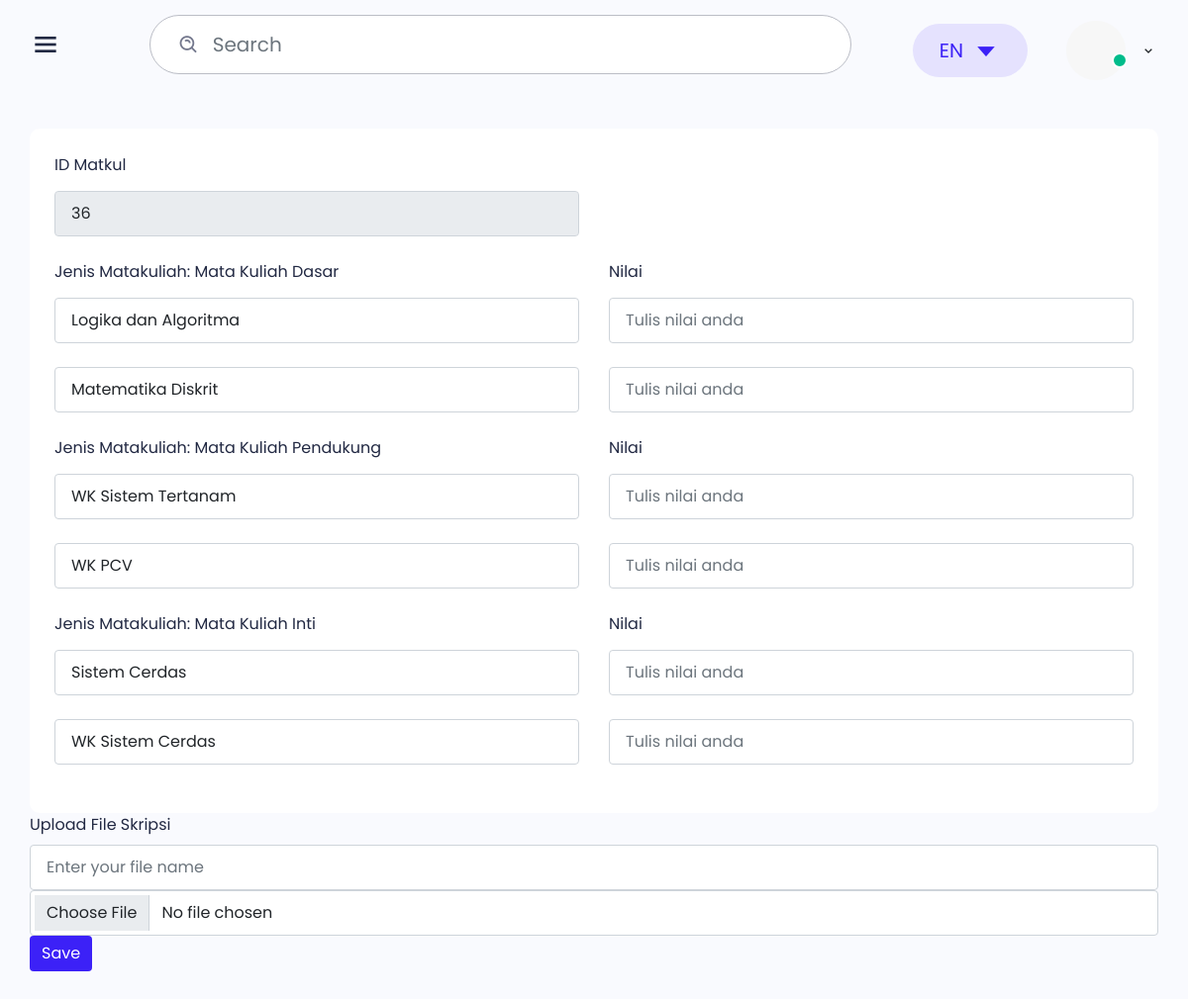
Page /protend/input_nilai.php on the earlier database version.
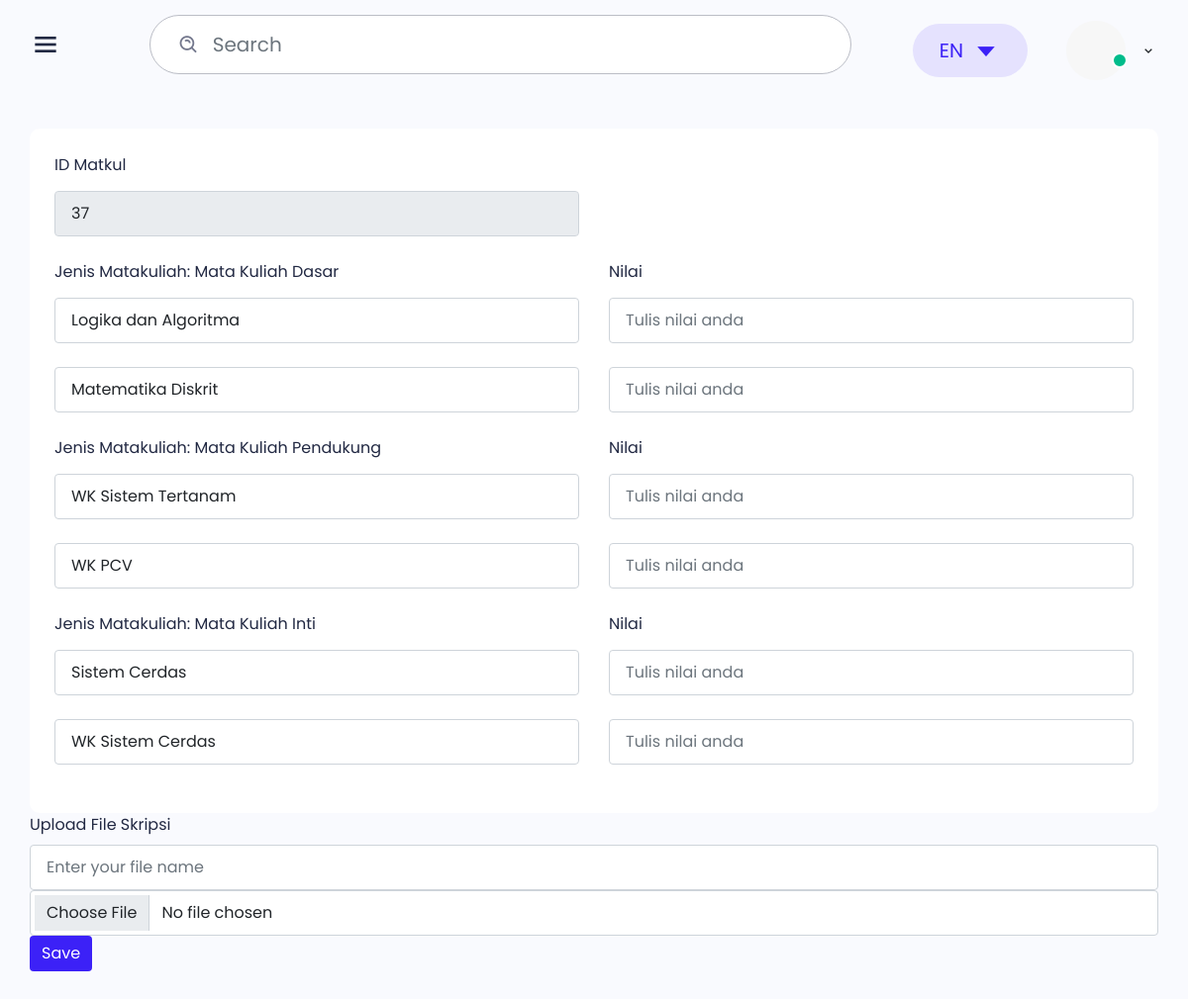
Same page on the later database version.
### tables this page shows
CREATE TABLE `mata_kuliah` (
  `id_matkul` int(11) NOT NULL,
  `logika_algoritma` float NOT NULL,
  `matematika_Diskrit` float NOT NULL,
  `wk_sistemtertanam` float NOT NULL,
  `wk_pcv` float NOT NULL,
  `sistem_cerdas` float NOT NULL,
  `wk_sistem_cerdas` float NOT NULL,
  `name` text NOT NULL,
  `file` varchar(50) NOT NULL,
  `id_status` int(3) NOT NULL DEFAULT '0',
  `id_nilai_skripsi` int(3) NOT NULL DEFAULT '0'
);

### protend/input_nilai.php (the view, shortened to what the changed rows need)
<!DOCTYPE html>
<html lang="en">
<head>
    <link href='https://unpkg.com/boxicons@2.0.7/css/boxicons.min.css' rel='stylesheet'>
    <link rel="stylesheet" href="css/icons.min.css">
    <link rel="stylesheet" href="./libs/date-picker/datepicker.css">
    <link rel="stylesheet" href="./css/bootstrap.min.css">
    <link rel="stylesheet" href="./css/grid.css">
    <link rel="stylesheet" href="./css/style.css">
    <link rel="stylesheet" href="./css/responsive.css">
    <link rel="stylesheet" href="./css/custom.css">
</head>
<body class="sidebar-expand counter-scroll">
    <div class="main">
    <div class="main-content project">
            <div class="row">
                <div class="col-12">
                    <div class="box">
                        <div class="box-body">
                            <div class="row">
                                <?php
                                include 'koneksi.php';
                                $sql3   = "SELECT id_matkul FROM mata_kuliah ORDER by id_matkul DESC";
                                $q3     = mysqli_query($koneksi, $sql3);
                                $r2 = mysqli_fetch_array($q3);
                                $id_matkul2         = $r2['id_matkul']+1;
                                ?>
                                <div class="col-md-6 col-sm-12 mb-24">
                                <div class="form-group"> <label class="form-label">ID Matkul</label> <input
                                        value="<?=$id_matkul2?>"    class="form-control" disabled  name="id_matkul" placeholder="ID Matkul"> </div>
                                </div>
                            </div>
                            </div>
                            </div>
                        </div>
                    </div>
                </div>
            </div>
</body>
</html>

Differences in the rows shown:
no longer on this page (row edited): mata_kuliah: id_matkul "36"
added mata_kuliah: id_matkul "37"
